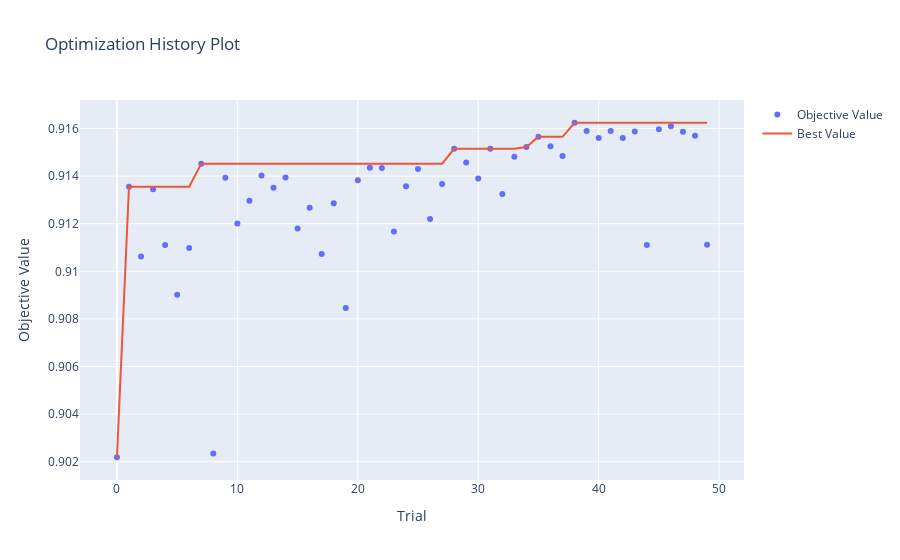

The cell this chart's notebook holds for it:
### Markdown cell above
- 탐색 과정에서 모든 시도에 대한 history

### Code cell
optuna.visualization.plot_optimization_history(study)
